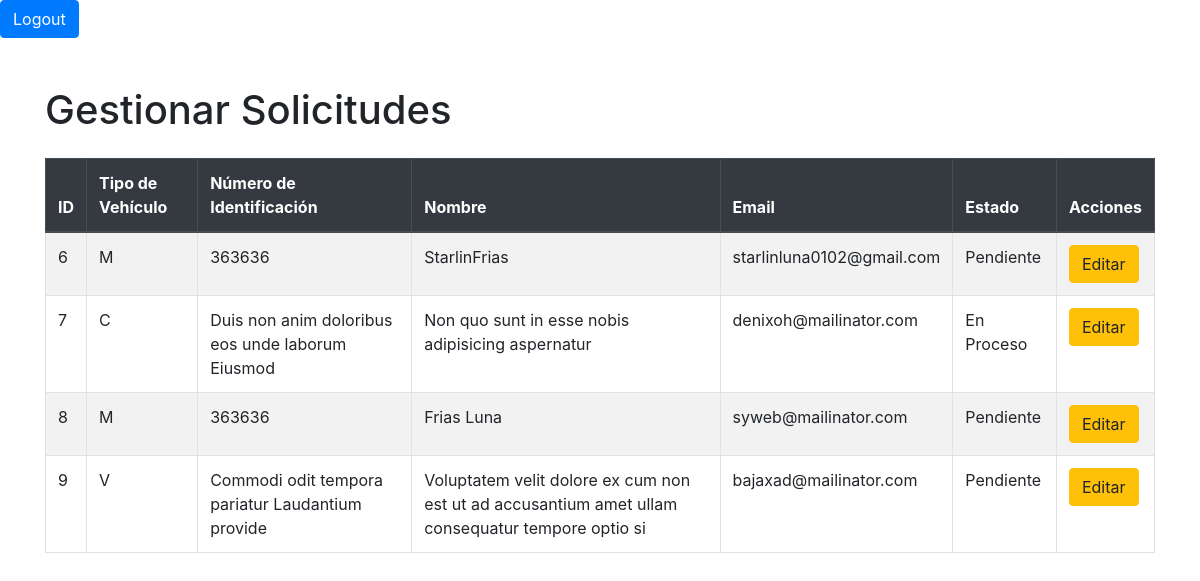
The page /solicitudes/gestionar/ (signed in) on the database as committed earlier.
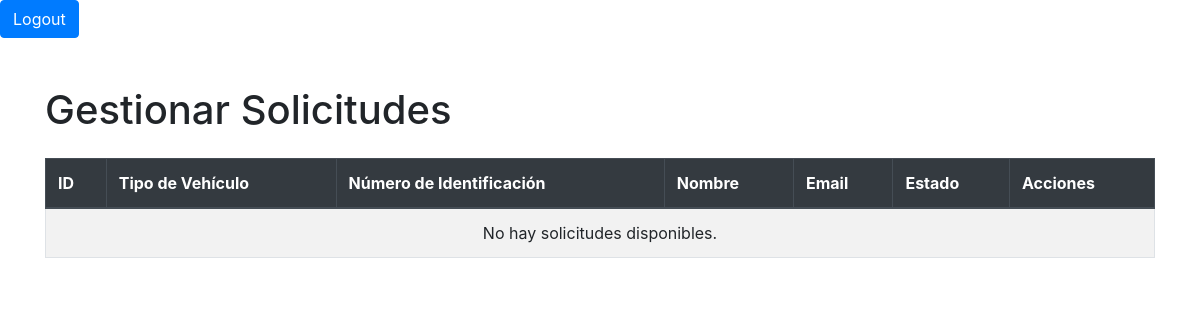
The same page on the database as committed later.
### solicitudes/models.py (models this page shows, shortened)
class Solicitud(models.Model):
    MATRICULA = 'M'
    CHASIS = 'C'
    VIN = 'V'
    TIPO_VEHICULO_CHOICES = [
        (MATRICULA, 'Matrícula'),
        (CHASIS, 'Número de Chasis'),
        (VIN, 'Número de VIN'),
    ]
    ESTADO_CHOICES = [
        ('Pendiente', 'Pendiente'),
        ('En Proceso', 'En Proceso'),
        ('Aprobado', 'Aprobado'),
        ('Rechazado', 'Rechazado'),
    ]
    usuario = models.ForeignKey(User, on_delete=models.CASCADE)
    tipo_vehiculo = models.CharField(max_length=1, choices=TIPO_VEHICULO_CHOICES)
    numero_identificacion = models.CharField(max_length=50)
    nombre_solicitante = models.CharField(max_length=100)
    email_solicitante = models.EmailField()
    archivo_matricula = models.FileField(upload_to='archivos/matriculas/')
    archivo_licencia = models.FileField(upload_to='archivos/licencias/')
    fecha_solicitud = models.DateTimeField(auto_now_add=True)
    estado = models.CharField(max_length=20, choices=ESTADO_CHOICES, default='Pendiente')
    comentario = models.TextField(blank=True, null=True)
    numero_poliza = models.CharField(max_length=100, blank=True, null=True)
    fecha_emision = models.DateField(blank=True, null=True)
    fecha_expiracion = models.DateField(blank=True, null=True)
    carnet_seguro = models.ImageField(upload_to='archivos/carnets/', blank=True, null=True)

### solicitudes/views.py (the view)
# urls.py: path('gestionar/', views.gestionar_solicitudes, name='gestionar_solicitudes'),
@user_passes_test(is_agent)
def gestionar_solicitudes(request):
    solicitudes = Solicitud.objects.all()
    return render(request, 'solicitudes/gestionar_solicitudes.html', {'solicitudes': solicitudes})

### solicitudes/views.py (called while the page is built)
def is_agent(user):
    return user.is_staff  # Verifica si el usuario pertenece al grupo de agentes

### solicitudes/templates/solicitudes/gestionar_solicitudes.html (shortened to what this page needs)
<!DOCTYPE html>
<html lang="en">
<head>
    <link href="https://stackpath.bootstrapcdn.com/bootstrap/4.5.2/css/bootstrap.min.css" rel="stylesheet">
</head>
<a href="{% url 'logout' %}" class="btn btn-primary">Logout</a>
<body>
<div class="container mt-5">
    <h1 class="mb-4">Gestionar Solicitudes</h1>
    <table class="table table-bordered table-striped">
        <thead class="thead-dark">
        <tr>
            <th>ID</th>
            <th>Tipo de Vehículo</th>
            <th>Número de Identificación</th>
            <th>Nombre</th>
            <th>Email</th>
            <th>Estado</th>
            <th>Acciones</th>
        </tr>
        </thead>
        <tbody>
        {% for solicitud in solicitudes %}
        <tr>
            <td>{{ solicitud.id }}</td>
            <td>{{ solicitud.tipo_vehiculo }}</td>
            <td>{{ solicitud.numero_identificacion }}</td>
            <td>{{ solicitud.nombre_solicitante }}</td>
            <td>{{ solicitud.email_solicitante }}</td>
            <td>{{ solicitud.estado }}</td>
            <td>
                <a href="{% url 'solicitudes:editar_solicitud' pk=solicitud.id %}" class="btn btn-warning">Editar</a>
            </td>
        </tr>
        {% empty %}
        <tr>
            <td colspan="7" class="text-center">No hay solicitudes disponibles.</td>
        </tr>
        {% endfor %}
        </tbody>
    </table>
</div>
</body>
</html>

Rows that differ between the two databases and show on the page:
removed Solicitud: id "6", tipo_vehiculo "M", numero_identificacion "363636", nombre_solicitante "StarlinFrias", email_solicitante "starlinluna0102@gmail.com", estado "Pendiente"
removed Solicitud: id "7", tipo_vehiculo "C", numero_identificacion "Duis non anim doloribus eos unde laborum Eiusmod", nombre_solicitante "Non quo sunt in esse nobis adipisicing aspernatur", email_solicitante "denixoh@mailinator.com", estado "En Proceso"
removed Solicitud: id "8", tipo_vehiculo "M", numero_identificacion "363636", nombre_solicitante "Frias Luna", email_solicitante "syweb@mailinator.com", estado "Pendiente"
removed Solicitud: id "9", tipo_vehiculo "V", numero_identificacion "Commodi odit tempora pariatur Laudantium provide", nombre_solicitante "Voluptatem velit dolore ex cum non est ut ad accusantium amet ullam consequatur tempore optio si", email_solicitante "bajaxad@mailinator.com", estado "Pendiente"
Other text that changed with them:
text now shown: "No hay solicitudes disponibles."
